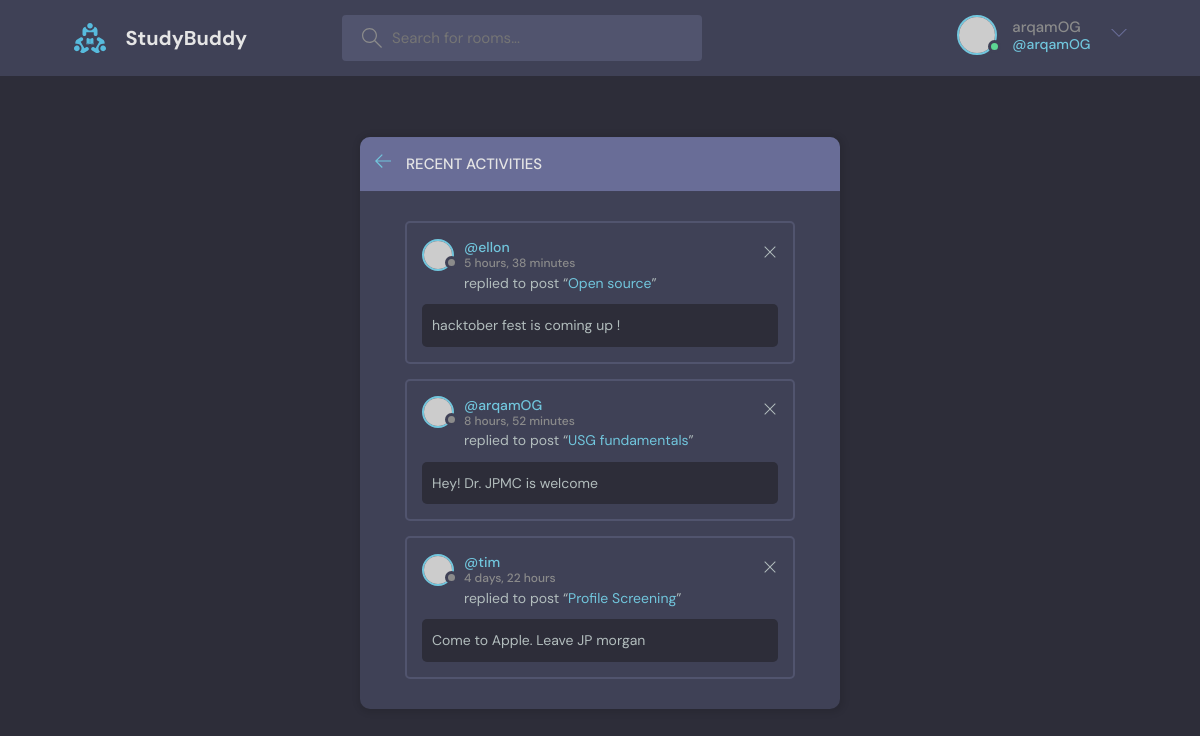
Screenshot of /activity/ (signed in) with the database file from the repository.
### base/models.py (models this page shows, shortened)
class Message(models.Model):
    user = models.ForeignKey(User, on_delete=models.CASCADE)
    room = models.ForeignKey(Room, on_delete=models.CASCADE)
    body = models.TextField()
    updated = models.DateTimeField(auto_now=True)
    created = models.DateTimeField(auto_now_add=True)
    class Meta:
        ordering = ['-updated', '-created']

class Room(models.Model):
    host = models.ForeignKey(User, on_delete=models.SET_NULL, null=True)
    topic = models.ForeignKey(
        Topic, on_delete=models.SET_NULL, null=True, blank=True)
    name = models.CharField(max_length=200)
    description = models.TextField(null=True, blank=True)
    participants = models.ManyToManyField(User, related_name="participants", blank=True)
    updated = models.DateTimeField(auto_now=True)
    created = models.DateTimeField(auto_now_add=True)
    class Meta:
          ordering = ['-updated', '-created']

### base/views.py (the view)
# urls.py: path('activity/', views.activity_page, name='activities'),
def activity_page(request):
    room_messages = Message.objects.all()
    context = {'comments': room_messages}
    return render(request, 'base/activity.html', context)

### base/templates/base/activity.html
{% extends 'main.html' %}
{% block content %}
    <main class="layout">
      <div class="container">
        <div class="layout__box">
          <div class="layout__boxHeader">
            <div class="layout__boxTitle">
              <a href="{{request.META.HTTP_REFERER}}">
                <svg version="1.1" xmlns="http://www.w3.org/2000/svg" width="32" height="32" viewBox="0 0 32 32">
                  <title>arrow-left</title>
                  <path
                    d="M13.723 2.286l-13.723 13.714 13.719 13.714 1.616-1.611-10.96-10.96h27.625v-2.286h-27.625l10.965-10.965-1.616-1.607z"
                  ></path>
                </svg>
              </a>
              <h3>Recent Activities</h3>
            </div>
          </div>
          <div class="activities-page layout__body">
            {% for comment in comments %}
            <div class="activities__box">
              <div class="activities__boxHeader roomListRoom__header">
                <a href="{% url 'user-profile' user_id=comment.user.id%}" class="roomListRoom__author">
                  <div class="avatar avatar--small">
                    <img src="https://randomuser.me/api/portraits/women/11.jpg" />
                  </div>
                  <p>
                    @{{comment.user.username}}
                    <span>{{comment.created|timesince}}</span>
                  </p>
                </a>
                <div class="roomListRoom__actions">
                  <a href="{% url 'delete-comment' room_id=comment.room.id comment_id=comment.id %}">
                    <svg version="1.1" xmlns="http://www.w3.org/2000/svg" width="32" height="32" viewBox="0 0 32 32">
                      <title>remove</title>
                      <path
                        d="M27.314 6.019l-1.333-1.333-9.98 9.981-9.981-9.981-1.333 1.333 9.981 9.981-9.981 9.98 1.333 1.333 9.981-9.98 9.98 9.98 1.333-1.333-9.98-9.98 9.98-9.981z"
                      ></path>
                    </svg>
                  </a>
                </div>
              </div>
              <div class="activities__boxContent">
                <p>replied to post “<a href="room.html">{{comment.room.name}}</a>”</p>
                <div class="activities__boxRoomContent">
                  {{comment.body}}
                </div>
              </div>
            </div>
            {% endfor %}
          </div>
        </div>
      </div>
    </main>
{% endblock content %}

### templates/navbar.html (shortened to what this page needs)
{% load static %}
<header class="header header--loggedIn">
  <div class="container">
    <a href="{% url 'home' %}" class="header__logo">
      <img src="{% static 'images/logo.svg' %}" />
      <h1>StudyBuddy</h1>
    </a>
    <form class="header__search" method="GET" action="{% url 'home' %}">
      <label>
        <input type="text" name="q" placeholder="Search for rooms..." />
      </label>
    </form>
    <nav class="header__menu">
      {% if request.user.is_authenticated %}
      <div class="header__user">
        <a href="profile.html">
          <div class="avatar avatar--medium active">
            <img src="https://randomuser.me/api/portraits/men/37.jpg" />
          </div>
          <p>{{request.user.username}} <span>@{{request.user.username}}</span></p>
        </a>
        <button class="dropdown-button">
          <svg
            version="1.1"
            xmlns="http://www.w3.org/2000/svg"
            width="32"
            height="32"
            viewBox="0 0 32 32"
          >
            <title>chevron-down</title>
            <path d="M16 21l-13-13h-3l16 16 16-16h-3l-13 13z"></path>
          </svg>
        </button>
      </div>
      {% else %}
      <a href="{% url 'login-user' %}">
        <img src="{% static 'images/avatar.svg' %}" />
        <p>Login</p>
      </a>
      {% endif %}
    </nav>
  </div>
</header>

### rows the page displays
Message: user.username "ellon", created "5 hours, 38 minutes", room.name "Open source", body "hacktober fest is coming up !"
Message: user.username "arqamOG", created "8 hours, 52 minutes", room.name "USG fundamentals", body "Hey! Dr. JPMC is welcome"
Message: user.username "tim", created "4 days, 22 hours", room.name "Profile Screening", body "Come to Apple. Leave JP morgan"

### other values shown
{{ request.user.username }} "arqamOG"
